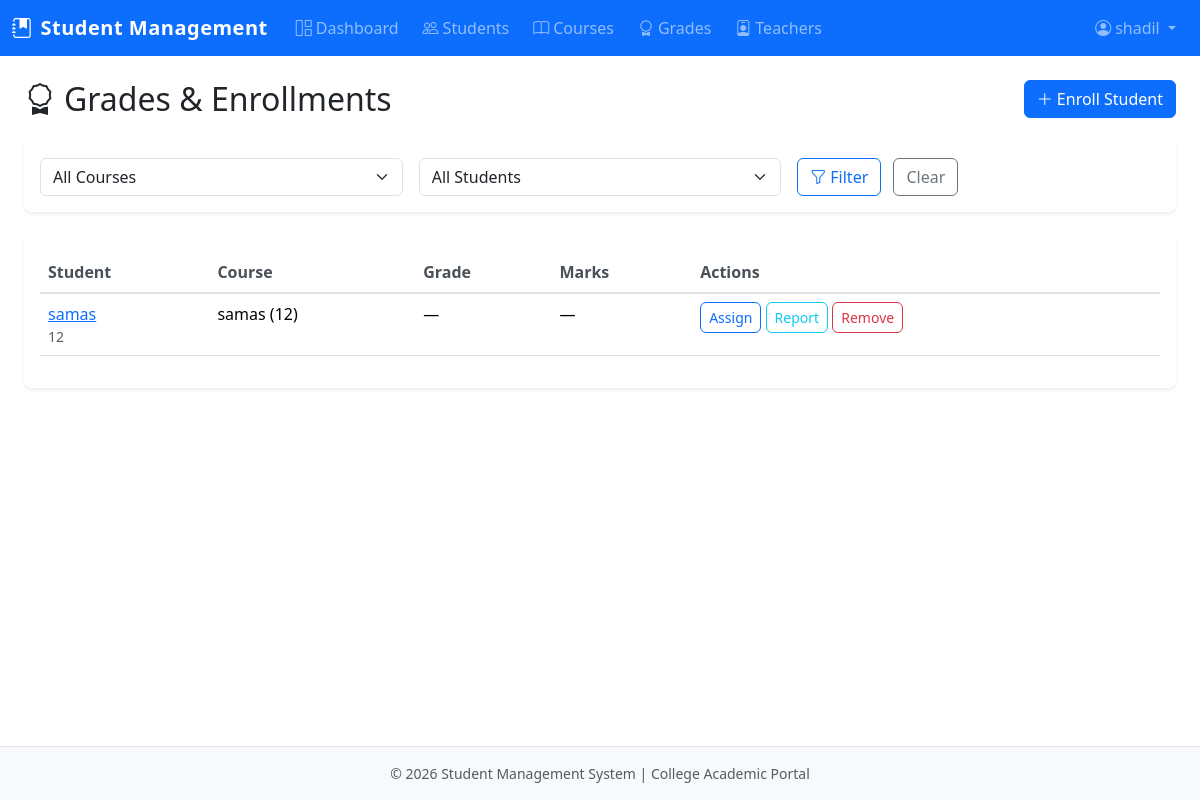
Page /grades/ (signed in) on the committed database.
### grades/models.py (models this page shows, shortened)
class Enrollment(models.Model):
    student = models.ForeignKey(
        Student,
        on_delete=models.CASCADE,
        related_name='enrollments'
    )
    course = models.ForeignKey(
        Course,
        on_delete=models.CASCADE,
        related_name='enrollments'
    )
    enrolled_at = models.DateTimeField(auto_now_add=True)
    class Meta:
        unique_together = ['student', 'course']
        ordering = ['-enrolled_at']

class Grade(models.Model):
    GRADE_CHOICES = [
        ('A', 'A'), ('B', 'B'), ('C', 'C'), ('D', 'D'), ('F', 'F'),
        ('A+', 'A+'), ('A-', 'A-'), ('B+', 'B+'), ('B-', 'B-'),
        ('C+', 'C+'), ('C-', 'C-'), ('D+', 'D+'), ('D-', 'D-'),
    ]
    enrollment = models.OneToOneField(
        Enrollment,
        on_delete=models.CASCADE,
        related_name='grade'
    )
    grade_value = models.CharField(max_length=5, choices=GRADE_CHOICES, null=True, blank=True)
    marks = models.DecimalField(max_digits=5, decimal_places=2, null=True, blank=True)
    remarks = models.TextField(blank=True)
    updated_at = models.DateTimeField(auto_now=True)

### students/models.py (models this page shows, shortened)
class Student(models.Model):
    full_name = models.CharField(max_length=150)
    roll_number = models.CharField(max_length=50, unique=True)
    email = models.EmailField(unique=True)
    phone = models.CharField(max_length=20, blank=True)
    date_of_birth = models.DateField(null=True, blank=True)
    department = models.ForeignKey(
        Department,
        on_delete=models.SET_NULL,
        null=True,
        blank=True,
        related_name='students'
    )
    created_at = models.DateTimeField(auto_now_add=True)
    updated_at = models.DateTimeField(auto_now=True)
    class Meta:
        ordering = ['full_name']

### courses/models.py (models this page shows, shortened)
class Course(models.Model):
    name = models.CharField(max_length=150)
    code = models.CharField(max_length=30, unique=True)
    department = models.ForeignKey(
        Department,
        on_delete=models.SET_NULL,
        null=True,
        blank=True,
        related_name='courses'
    )
    assigned_teacher = models.ForeignKey(
        User,
        on_delete=models.SET_NULL,
        null=True,
        blank=True,
        related_name='assigned_courses'
    )
    created_at = models.DateTimeField(auto_now_add=True)
    updated_at = models.DateTimeField(auto_now=True)
    class Meta:
        ordering = ['name']

### grades/views.py (the view)
# urls.py: path('', views.grade_list, name='grade_list'),
@get_decorator
def grade_list(request):
    enrollments = Enrollment.objects.select_related(
        'student', 'course', 'grade'
    ).all()
    course_id = request.GET.get('course', '')
    student_id = request.GET.get('student', '')
    if course_id:
        enrollments = enrollments.filter(course_id=course_id)
    if student_id:
        enrollments = enrollments.filter(student_id=student_id)
    context = {
        'enrollments': enrollments,
        'courses': Course.objects.all(),
        'students': Student.objects.all(),
        'selected_course': course_id,
        'selected_student': student_id,
    }
    return render(request, 'grades/grade_list.html', context)

### accounts/models.py (called while the page is built)
    def is_admin(self):
        return self.role == 'admin'

### templates/grades/grade_list.html (shortened to what this page needs)
{% extends "base.html" %}
{% block content %}
<div class="container-fluid">
    <div class="d-flex justify-content-between align-items-center flex-wrap gap-2 mb-4">
        <h2 class="mb-0"><i class="bi bi-award me-2"></i>Grades & Enrollments</h2>
        <a href="{% url 'enrollment_create' %}" class="btn btn-primary"><i class="bi bi-plus-lg me-1"></i>Enroll Student</a>
    </div>
    <div class="card border-0 shadow-sm mb-4">
        <div class="card-body">
            <form method="get" class="row g-3">
                <div class="col-12 col-md-4">
                    <select name="course" id="course" class="form-select">
                        <option value="">All Courses</option>
                    </select>
                </div>
                <div class="col-12 col-md-4">
                    <select name="student" id="student" class="form-select">
                        <option value="">All Students</option>
                    </select>
                </div>
                <div class="col-12 col-md-4">
                    <button type="submit" class="btn btn-outline-primary me-2"><i class="bi bi-funnel me-1"></i>Filter</button>
                    <a href="{% url 'grade_list' %}" class="btn btn-outline-secondary">Clear</a>
                </div>
            </form>
        </div>
    </div>
    <div class="card border-0 shadow-sm">
        <div class="card-body">
            {% if enrollments %}
            <div class="table-responsive">
                <table class="table table-hover">
                    <thead>
                        <tr>
                            <th>Student</th>
                            <th>Course</th>
                            <th>Grade</th>
                            <th>Marks</th>
                            <th>Actions</th>
                        </tr>
                    </thead>
                    <tbody>
                        {% for enr in enrollments %}
                        <tr>
                            <td>
                                <a href="{% url 'student_detail' enr.student.pk %}">{{ enr.student.full_name }}</a>
                                <small class="text-muted d-block">{{ enr.student.roll_number }}</small>
                            </td>
                            <td>{{ enr.course.name }} ({{ enr.course.code }})</td>
                            <td>{% if enr.grade %}{{ enr.grade.grade_value|default:"—" }}{% else %}—{% endif %}</td>
                            <td>{% if enr.grade %}{{ enr.grade.marks|default:"—" }}{% else %}—{% endif %}</td>
                            <td>
                                <a href="{% url 'grade_edit' enr.pk %}" class="btn btn-sm btn-outline-primary">{% if enr.grade and enr.grade.grade_value %}Update{% else %}Assign{% endif %}</a>
                                <a href="{% url 'grade_report' enr.student.pk %}" class="btn btn-sm btn-outline-info">Report</a>
                                <a href="{% url 'enrollment_delete' enr.pk %}" class="btn btn-sm btn-outline-danger">Remove</a>
                            </td>
                        </tr>
                        {% endfor %}
                    </tbody>
                </table>
            </div>
            {% else %}
            <p class="text-muted mb-0">No enrollments found. <a href="{% url 'enrollment_create' %}">Enroll a student</a>.</p>
            {% endif %}
        </div>
    </div>
</div>
{% endblock %}

### templates/base.html (shortened to what this page needs)
{% load static %}
<!DOCTYPE html>
<html lang="en">
<head>
    <link href="https://cdn.jsdelivr.net/npm/bootstrap@5.3.2/dist/css/bootstrap.min.css" rel="stylesheet">
    <link href="https://cdn.jsdelivr.net/npm/bootstrap-icons@1.11.1/font/bootstrap-icons.css" rel="stylesheet">
    <link href="{% static 'css/custom.css' %}" rel="stylesheet">
</head>
<body>
    {% if user.is_authenticated %}
    <nav class="navbar navbar-expand-lg navbar-dark bg-primary">
        <div class="container-fluid">
            <a class="navbar-brand fw-bold" href="{% url 'dashboard' %}">
                <i class="bi bi-journal-bookmark-fill me-2"></i>Student Management
            </a>
            <div class="collapse navbar-collapse" id="navbarNav">
                <ul class="navbar-nav me-auto">
                    <li class="nav-item">
                        <a class="nav-link" href="{% url 'dashboard' %}"><i class="bi bi-grid-1x2 me-1"></i>Dashboard</a>
                    </li>
                    <li class="nav-item">
                        <a class="nav-link" href="{% url 'student_list' %}"><i class="bi bi-people me-1"></i>Students</a>
                    </li>
                    <li class="nav-item">
                        <a class="nav-link" href="{% url 'course_list' %}"><i class="bi bi-book me-1"></i>Courses</a>
                    </li>
                    <li class="nav-item">
                        <a class="nav-link" href="{% url 'grade_list' %}"><i class="bi bi-award me-1"></i>Grades</a>
                    </li>
                    {% if user.profile.is_admin %}
                    <li class="nav-item">
                        <a class="nav-link" href="{% url 'teacher_list' %}"><i class="bi bi-person-badge me-1"></i>Teachers</a>
                    </li>
                    {% endif %}
                </ul>
                <ul class="navbar-nav">
                    <li class="nav-item dropdown">
                        <a class="nav-link dropdown-toggle" href="#" role="button" data-bs-toggle="dropdown" aria-expanded="false">
                            <i class="bi bi-person-circle me-1"></i>{{ user.get_full_name|default:user.username }}
                        </a>
                    </li>
                </ul>
            </div>
        </div>
    </nav>
    {% endif %}
    <main class="{% if user.is_authenticated %}container-fluid py-4{% endif %}">
        {% block content %}{% endblock %}
    </main>
    <footer class="footer mt-auto py-3 bg-light border-top">
        <div class="container text-center text-muted small">
            <p class="mb-0">&copy; {% now "Y" %} Student Management System | College Academic Portal</p>
        </div>
    </footer>
</body>
</html>

### static/css/custom.css (style rules this page uses)
:root { --primary-accent: #0d6efd; --accent-dark: #0a58ca; --accent-light: #6ea8fe; --academic-gold: #c9a227; --bg-light: #f8f9fa; }
html, body { min-height: 100vh; display: flex; flex-direction: column; }
main { flex: 1; }
.navbar-brand { font-weight: 700; letter-spacing: 0.5px; }
.nav-link { font-weight: 500; padding: 0.5rem 0.75rem !important; border-radius: 0.25rem; }
.card { border-radius: 0.5rem; transition: box-shadow 0.2s ease; }
.table th { font-weight: 600; color: #495057; border-bottom-width: 2px; }
.btn { font-weight: 500; border-radius: 0.375rem; }
.footer { margin-top: auto; }

### rows in the picture
Enrollment: student.full_name "samas", student.roll_number "12", course.name "samas", course.code "12", grade.grade_value "—", grade.marks "—", shows "Assign"

### other values in the picture
{{ user.get_full_name|default:user.username }} "shadil"
